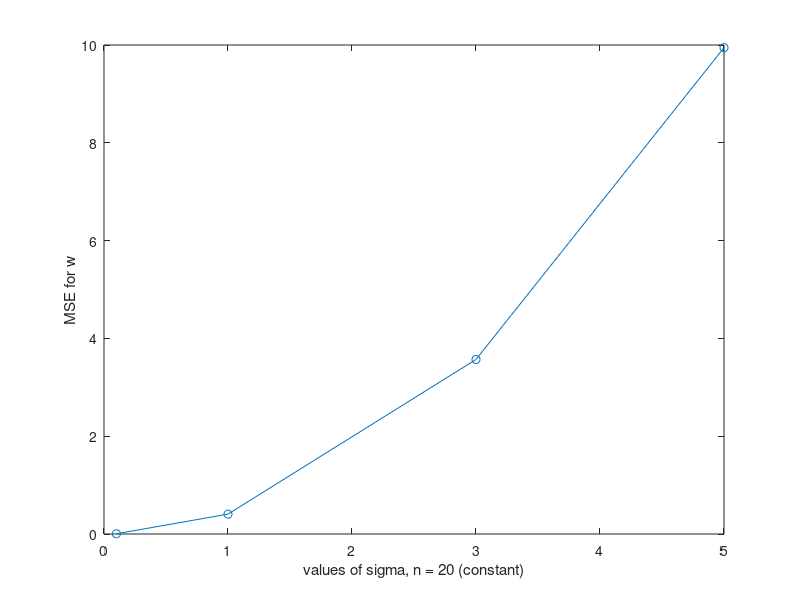
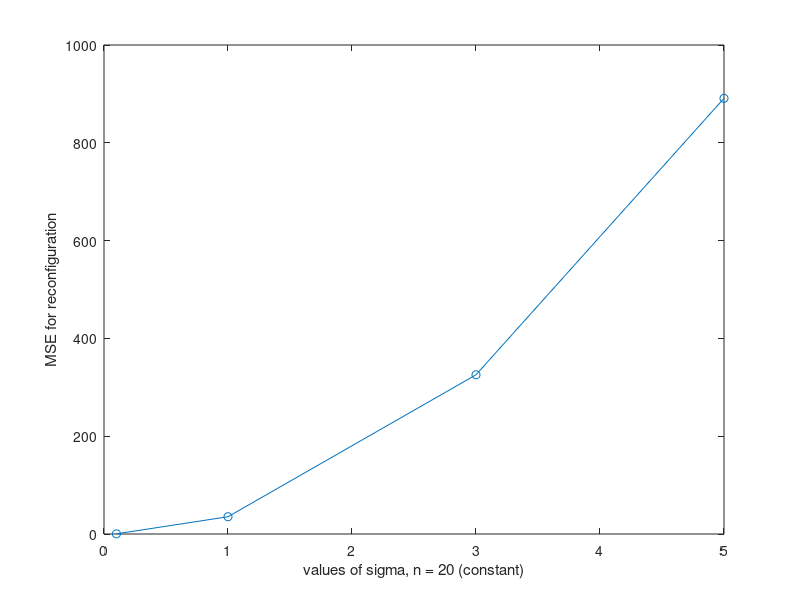

Source code (MATLAB) for these figures, in order:
% Part c_iii_Model2_Part2 (varying sigma, n constant) (Model is the one
% which is overfit to the true model)

% Everything same, but now only sigma varies


 count = 0;
 kernel = 3;                % for t generation, the true one        
 mse_vector = zeros(4,1);
 recon_mse_vector = zeros(4,1);
 kernel_mis = 5;
 w_average_matrix = zeros(kernel_mis,4);
 

n = 20;
A = zeros(2*n+1,kernel);
x_interim = -n:n;
x = transpose(x_interim*0.1);  % turning to vector

% A generation, true A, A that gives true t

for i = 1:kernel
    A(:,i) = x.^i;
end

% t generation
t = A(:,1) + 3*A(:,2) + 2*A(:,3);         % true t

% A, for our model, generation

A_mis = zeros(2*n+1,kernel_mis);

for i = 1:kernel_mis
    A_mis(:,i) = x.^(i-1);              % our kernel model
end

pm_i = pinv(A_mis);
w_true = pm_i*t;

 for sigma = [0.1,1,3,5]
    
    count = count + 1;
        
    w_average_interim = zeros(kernel_mis,1); 
    
    mse_interim = 0;
    
    recon_mse_interim = 0;
    
    for j = 1:100
        
        % v generation
        v = sigma*randn(2*n+1,1);
    
        % y generation
        y = t + v;           % observed y
    
        w_estimated = pm_i*y;       % calculating the estimate of w
        
        y_estimated = A_mis*w_estimated;
        
        w_average_interim = w_average_interim + w_estimated;  % running sum of w_average
        
        mse_interim = mse_interim + (norm(w_true - w_estimated))^2; % running sum of mse
        
        recon_mse_interim = recon_mse_interim + (norm(y - y_estimated))^2;

    end
    
    mse = mse_interim/100;
    recon_mse = recon_mse_interim/100;
    w_average = w_average_interim/100;
    
    mse_vector(count,1) = mse;
    recon_mse_vector(count,1) = recon_mse;
    w_average_matrix(:,count) = w_average;
    
    
    
end

sigma_range = [0.1;1;3;5];
disp("The true w vector for our model, which is obviously constant for all sigma, since n is constant is")
disp(w_true)
disp("The matrix of estimated w for our model(averaged over 100 iterations, for each sigma), where each column corresponds to a value of sigma and the column vector the vector of averaged w estimate, is")
disp(w_average_matrix)
disp("The averaged MSE of w over 100 iterations for each sigma, where rows represent MSE of w value for each sigma, is")
disp(mse_vector)
disp("The averaged MSE of reconfiguration over 100 iterations for each sigma, where rows represent MSE of reconfiguration value for each sigma, is")
disp(recon_mse_vector)

figure(1);
plot(sigma_range,mse_vector,'o-')
xlabel('values of sigma, n = 20 (constant)')
ylabel('MSE for w')

figure(2);
plot(sigma_range,recon_mse_vector,'o-')
xlabel('values of sigma, n = 20 (constant)')
ylabel('MSE for reconfiguration')




